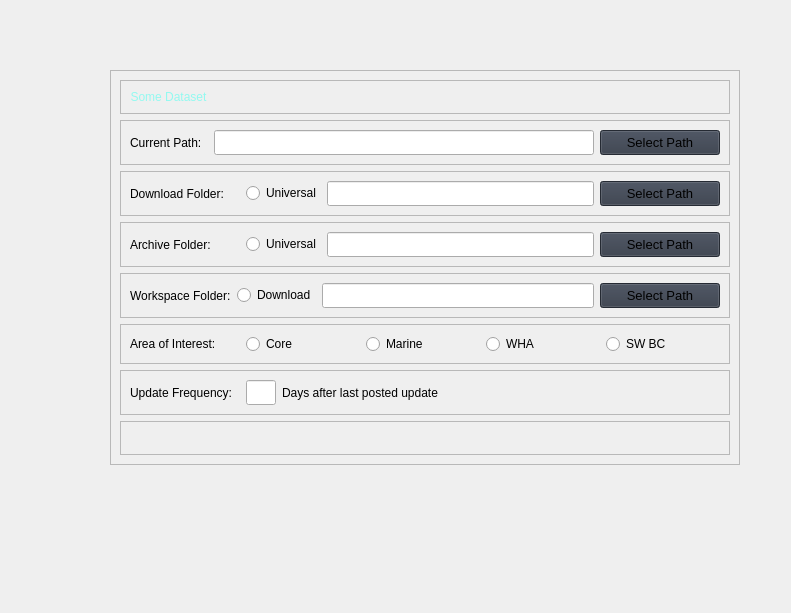
<?xml version="1.0" encoding="UTF-8"?>
<ui version="4.0">
 <class>Form</class>
 <widget class="QWidget" name="Form">
  <property name="geometry">
   <rect>
    <x>0</x>
    <y>0</y>
    <width>791</width>
    <height>613</height>
   </rect>
  </property>
  <property name="windowTitle">
   <string>Form</string>
  </property>
  <widget class="QFrame" name="frameSettingsWidget">
   <property name="geometry">
    <rect>
     <x>110</x>
     <y>70</y>
     <width>630</width>
     <height>395</height>
    </rect>
   </property>
   <property name="frameShape">
    <enum>QFrame::StyledPanel</enum>
   </property>
   <property name="frameShadow">
    <enum>QFrame::Raised</enum>
   </property>
   <layout class="QVBoxLayout" name="verticalLayout_23">
    <item>
     <widget class="QFrame" name="labelSettingsWidget">
      <property name="frameShape">
       <enum>QFrame::StyledPanel</enum>
      </property>
      <property name="frameShadow">
       <enum>QFrame::Raised</enum>
      </property>
      <layout class="QHBoxLayout" name="horizontalLayout_43">
       <item alignment="Qt::AlignLeft">
        <widget class="QPushButton" name="pushButton_2">
         <property name="cursor">
          <cursorShape>PointingHandCursor</cursorShape>
         </property>
         <property name="toolTip">
          <string>Click to hide</string>
         </property>
         <property name="styleSheet">
          <string notr="true">font: 700 15pt &quot;Segoe UI Semibold&quot;; color: rgb(147, 249, 240); border:none;</string>
         </property>
         <property name="text">
          <string>Some Dataset</string>
         </property>
        </widget>
       </item>
      </layout>
     </widget>
    </item>
    <item>
     <widget class="QFrame" name="frame_3">
      <property name="frameShape">
       <enum>QFrame::StyledPanel</enum>
      </property>
      <property name="frameShadow">
       <enum>QFrame::Raised</enum>
      </property>
      <layout class="QHBoxLayout" name="horizontalLayout_6">
       <item>
        <widget class="QLabel" name="label_3">
         <property name="styleSheet">
          <string notr="true">font: 700 10pt &quot;Segoe UI Semibold&quot;</string>
         </property>
         <property name="text">
          <string>Current Path:  </string>
         </property>
        </widget>
       </item>
       <item>
        <widget class="QLineEdit" name="lineEditSettingsWidgetCurrentPath">
         <property name="minimumSize">
          <size>
           <width>0</width>
           <height>25</height>
          </size>
         </property>
         <property name="maximumSize">
          <size>
           <width>16777215</width>
           <height>16777215</height>
          </size>
         </property>
        </widget>
       </item>
       <item>
        <widget class="QPushButton" name="buttonSettingWidgetCurrentPath">
         <property name="minimumSize">
          <size>
           <width>120</width>
           <height>25</height>
          </size>
         </property>
         <property name="maximumSize">
          <size>
           <width>120</width>
           <height>16777215</height>
          </size>
         </property>
         <property name="font">
          <font>
           <family>Segoe UI</family>
           <pointsize>10</pointsize>
           <italic>false</italic>
           <bold>false</bold>
          </font>
         </property>
         <property name="cursor">
          <cursorShape>PointingHandCursor</cursorShape>
         </property>
         <property name="styleSheet">
          <string notr="true">background-color: rgb(52, 59, 72);</string>
         </property>
         <property name="text">
          <string>Select Path</string>
         </property>
         <property name="icon">
          <iconset resource="../resources.qrc">
           <normaloff>:/icons/images/icons/cil-folder-open.png</normaloff>:/icons/images/icons/cil-folder-open.png</iconset>
         </property>
        </widget>
       </item>
      </layout>
     </widget>
    </item>
    <item>
     <widget class="QFrame" name="frame_2">
      <property name="frameShape">
       <enum>QFrame::StyledPanel</enum>
      </property>
      <property name="frameShadow">
       <enum>QFrame::Raised</enum>
      </property>
      <layout class="QHBoxLayout" name="horizontalLayout_5">
       <item>
        <widget class="QLabel" name="label">
         <property name="minimumSize">
          <size>
           <width>110</width>
           <height>0</height>
          </size>
         </property>
         <property name="styleSheet">
          <string notr="true">font: 700 10pt &quot;Segoe UI Semibold&quot;</string>
         </property>
         <property name="text">
          <string>Download Folder: </string>
         </property>
        </widget>
       </item>
       <item>
        <widget class="QRadioButton" name="radioSettingsWidgetDownloadFolder">
         <property name="text">
          <string>Universal</string>
         </property>
        </widget>
       </item>
       <item>
        <widget class="QLineEdit" name="lineEditSettingsWidgetDownloadFolder">
         <property name="minimumSize">
          <size>
           <width>0</width>
           <height>25</height>
          </size>
         </property>
         <property name="maximumSize">
          <size>
           <width>16777215</width>
           <height>16777215</height>
          </size>
         </property>
        </widget>
       </item>
       <item>
        <widget class="QPushButton" name="buttonSettingsWidgetDownloadFolder">
         <property name="minimumSize">
          <size>
           <width>120</width>
           <height>25</height>
          </size>
         </property>
         <property name="maximumSize">
          <size>
           <width>120</width>
           <height>16777215</height>
          </size>
         </property>
         <property name="font">
          <font>
           <family>Segoe UI</family>
           <pointsize>10</pointsize>
           <italic>false</italic>
           <bold>false</bold>
          </font>
         </property>
         <property name="cursor">
          <cursorShape>PointingHandCursor</cursorShape>
         </property>
         <property name="styleSheet">
          <string notr="true">background-color: rgb(52, 59, 72);</string>
         </property>
         <property name="text">
          <string>Select Path</string>
         </property>
         <property name="icon">
          <iconset resource="../resources.qrc">
           <normaloff>:/icons/images/icons/cil-folder-open.png</normaloff>:/icons/images/icons/cil-folder-open.png</iconset>
         </property>
        </widget>
       </item>
      </layout>
     </widget>
    </item>
    <item>
     <widget class="QFrame" name="frame_4">
      <property name="frameShape">
       <enum>QFrame::StyledPanel</enum>
      </property>
      <property name="frameShadow">
       <enum>QFrame::Raised</enum>
      </property>
      <layout class="QHBoxLayout" name="horizontalLayout_7">
       <item>
        <widget class="QLabel" name="label_4">
         <property name="minimumSize">
          <size>
           <width>110</width>
           <height>0</height>
          </size>
         </property>
         <property name="styleSheet">
          <string notr="true">font: 700 10pt &quot;Segoe UI Semibold&quot;</string>
         </property>
         <property name="text">
          <string>Archive Folder: </string>
         </property>
        </widget>
       </item>
       <item>
        <widget class="QRadioButton" name="radioSettingsWidgetArchiveFolder">
         <property name="text">
          <string>Universal</string>
         </property>
        </widget>
       </item>
       <item>
        <widget class="QLineEdit" name="lineEditSettingsWidgetArchiveFolder">
         <property name="minimumSize">
          <size>
           <width>0</width>
           <height>25</height>
          </size>
         </property>
         <property name="maximumSize">
          <size>
           <width>16777215</width>
           <height>16777215</height>
          </size>
         </property>
        </widget>
       </item>
       <item>
        <widget class="QPushButton" name="buttonSettingsWidgetArchiveFolder">
         <property name="minimumSize">
          <size>
           <width>120</width>
           <height>25</height>
          </size>
         </property>
         <property name="maximumSize">
          <size>
           <width>120</width>
           <height>16777215</height>
          </size>
         </property>
         <property name="font">
          <font>
           <family>Segoe UI</family>
           <pointsize>10</pointsize>
           <italic>false</italic>
           <bold>false</bold>
          </font>
         </property>
         <property name="cursor">
          <cursorShape>PointingHandCursor</cursorShape>
         </property>
         <property name="styleSheet">
          <string notr="true">background-color: rgb(52, 59, 72);</string>
         </property>
         <property name="text">
          <string>Select Path</string>
         </property>
         <property name="icon">
          <iconset resource="../resources.qrc">
           <normaloff>:/icons/images/icons/cil-folder-open.png</normaloff>:/icons/images/icons/cil-folder-open.png</iconset>
         </property>
        </widget>
       </item>
      </layout>
     </widget>
    </item>
    <item>
     <widget class="QFrame" name="frame_14">
      <property name="frameShape">
       <enum>QFrame::StyledPanel</enum>
      </property>
      <property name="frameShadow">
       <enum>QFrame::Raised</enum>
      </property>
      <layout class="QHBoxLayout" name="horizontalLayout_17">
       <item>
        <widget class="QLabel" name="label_14">
         <property name="styleSheet">
          <string notr="true">font: 700 10pt &quot;Segoe UI Semibold&quot;</string>
         </property>
         <property name="text">
          <string>Workspace Folder:</string>
         </property>
        </widget>
       </item>
       <item>
        <widget class="QRadioButton" name="radioSettingsWidgetWorkspaceFolder">
         <property name="text">
          <string>Download</string>
         </property>
        </widget>
       </item>
       <item>
        <widget class="QLineEdit" name="lineSettingsWidgetWorkspaceFolder">
         <property name="minimumSize">
          <size>
           <width>0</width>
           <height>25</height>
          </size>
         </property>
         <property name="maximumSize">
          <size>
           <width>16777215</width>
           <height>16777215</height>
          </size>
         </property>
        </widget>
       </item>
       <item>
        <widget class="QPushButton" name="buttonSettingsWidgetWorkspaceFolder">
         <property name="minimumSize">
          <size>
           <width>120</width>
           <height>25</height>
          </size>
         </property>
         <property name="maximumSize">
          <size>
           <width>120</width>
           <height>16777215</height>
          </size>
         </property>
         <property name="font">
          <font>
           <family>Segoe UI</family>
           <pointsize>10</pointsize>
           <italic>false</italic>
           <bold>false</bold>
          </font>
         </property>
         <property name="cursor">
          <cursorShape>PointingHandCursor</cursorShape>
         </property>
         <property name="styleSheet">
          <string notr="true">background-color: rgb(52, 59, 72);</string>
         </property>
         <property name="text">
          <string>Select Path</string>
         </property>
         <property name="icon">
          <iconset resource="../resources.qrc">
           <normaloff>:/icons/images/icons/cil-folder-open.png</normaloff>:/icons/images/icons/cil-folder-open.png</iconset>
         </property>
        </widget>
       </item>
      </layout>
     </widget>
    </item>
    <item>
     <widget class="QFrame" name="frame_5">
      <property name="frameShape">
       <enum>QFrame::StyledPanel</enum>
      </property>
      <property name="frameShadow">
       <enum>QFrame::Raised</enum>
      </property>
      <layout class="QHBoxLayout" name="horizontalLayout_8">
       <item>
        <widget class="QLabel" name="label_5">
         <property name="minimumSize">
          <size>
           <width>0</width>
           <height>0</height>
          </size>
         </property>
         <property name="maximumSize">
          <size>
           <width>110</width>
           <height>16777215</height>
          </size>
         </property>
         <property name="styleSheet">
          <string notr="true">font: 700 10pt &quot;Segoe UI Semibold&quot;</string>
         </property>
         <property name="text">
          <string>Area of Interest:</string>
         </property>
        </widget>
       </item>
       <item>
        <widget class="QRadioButton" name="radioSettingsWidgetCore">
         <property name="text">
          <string>Core</string>
         </property>
        </widget>
       </item>
       <item>
        <widget class="QRadioButton" name="radioSettingsWidgetMarine">
         <property name="text">
          <string>Marine</string>
         </property>
        </widget>
       </item>
       <item>
        <widget class="QRadioButton" name="radioSettingsWidgetWha">
         <property name="text">
          <string>WHA</string>
         </property>
        </widget>
       </item>
       <item>
        <widget class="QRadioButton" name="radioSettingsWidgetSwBc">
         <property name="text">
          <string>SW BC</string>
         </property>
        </widget>
       </item>
      </layout>
     </widget>
    </item>
    <item>
     <widget class="QFrame" name="frame_15">
      <property name="frameShape">
       <enum>QFrame::StyledPanel</enum>
      </property>
      <property name="frameShadow">
       <enum>QFrame::Raised</enum>
      </property>
      <layout class="QHBoxLayout" name="horizontalLayout_18">
       <item>
        <widget class="QLabel" name="label_15">
         <property name="maximumSize">
          <size>
           <width>110</width>
           <height>16777215</height>
          </size>
         </property>
         <property name="styleSheet">
          <string notr="true">font: 700 10pt &quot;Segoe UI Semibold&quot;</string>
         </property>
         <property name="text">
          <string>Update Frequency:</string>
         </property>
        </widget>
       </item>
       <item>
        <widget class="QLineEdit" name="lineEditSettingsWidgetUpdateFrequency">
         <property name="minimumSize">
          <size>
           <width>0</width>
           <height>25</height>
          </size>
         </property>
         <property name="maximumSize">
          <size>
           <width>30</width>
           <height>16777215</height>
          </size>
         </property>
         <property name="text">
          <string/>
         </property>
        </widget>
       </item>
       <item>
        <widget class="QLabel" name="label_16">
         <property name="text">
          <string>Days after last posted update</string>
         </property>
        </widget>
       </item>
      </layout>
     </widget>
    </item>
    <item>
     <widget class="QFrame" name="frame_16">
      <property name="frameShape">
       <enum>QFrame::StyledPanel</enum>
      </property>
      <property name="frameShadow">
       <enum>QFrame::Raised</enum>
      </property>
      <layout class="QHBoxLayout" name="horizontalLayout_19"/>
     </widget>
    </item>
   </layout>
  </widget>
 </widget>
 <resources>
  <include location="../resources.qrc"/>
 </resources>
 <connections/>
</ui>
